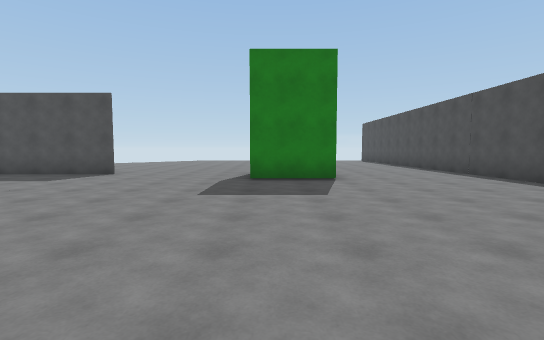
[1] (above)

23 first-person views from a walk through a scene from a Unity 3-D project. The camera is 1.4 m above the floor, tilts 4° down and sees 85° across. The floor is counted in squares, 2 m on a side. Each view is taken from the middle of a square. On the plan, view 1 faces up. The plan holds only what a view shows up to about 10 squares ahead; the rest is blank. The place goes on beyond the plan. The player is left out.

[2]
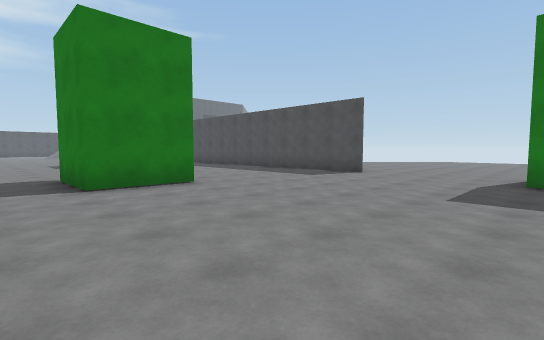

[3]
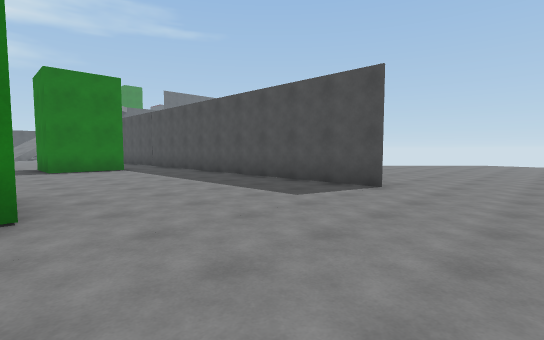

[4]
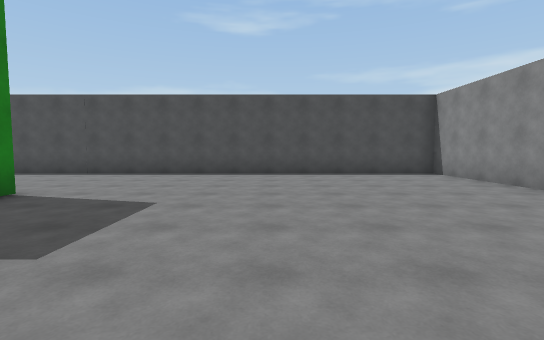

[5]
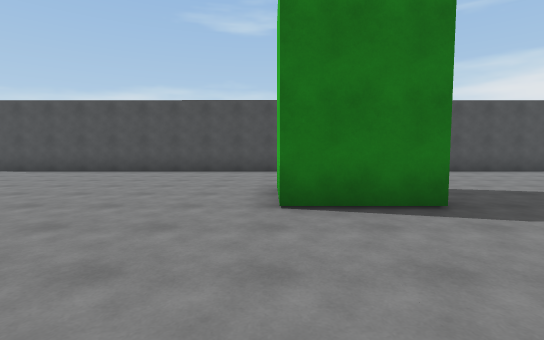

[6]
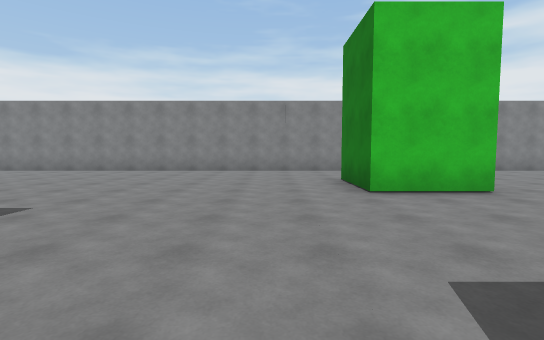

[7]
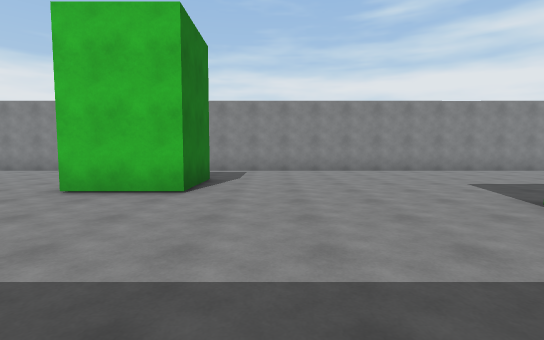

[8]
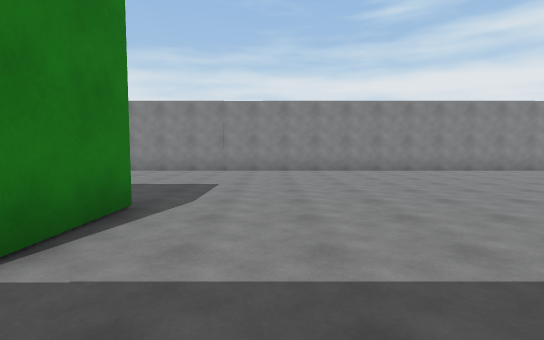

[9]
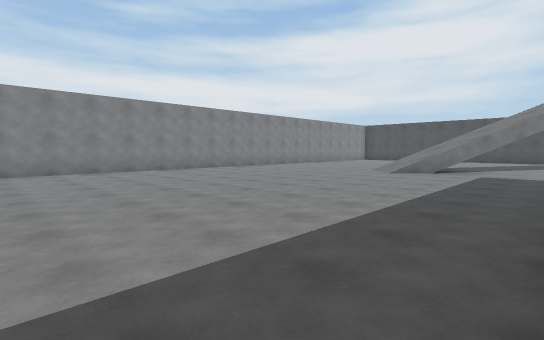

[10]
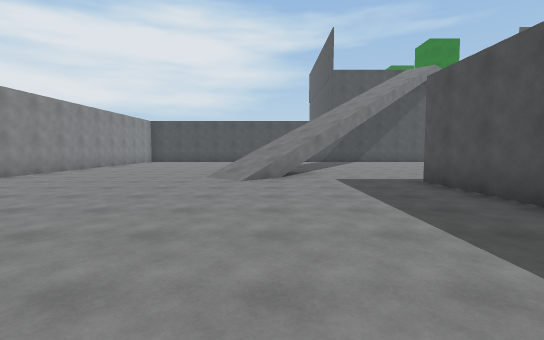

[11]
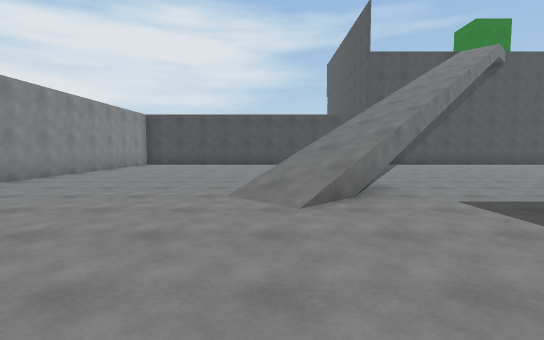

[12]
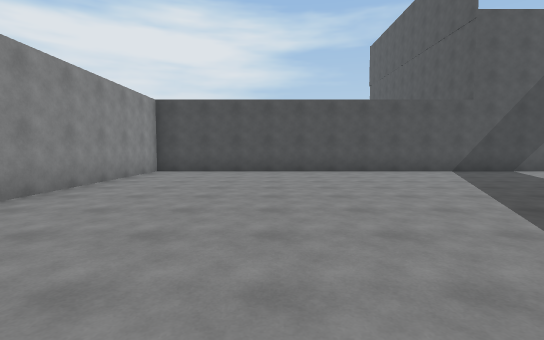

[13]
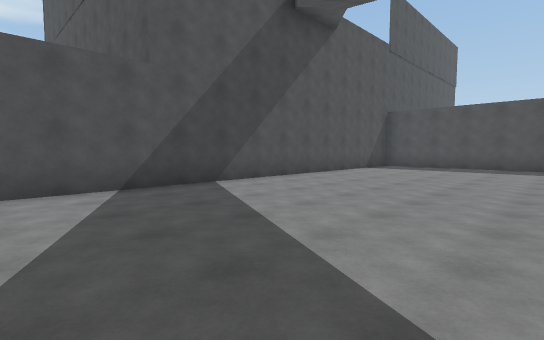

[14]
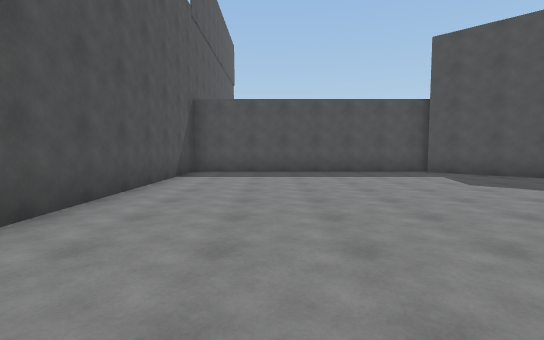

[15]
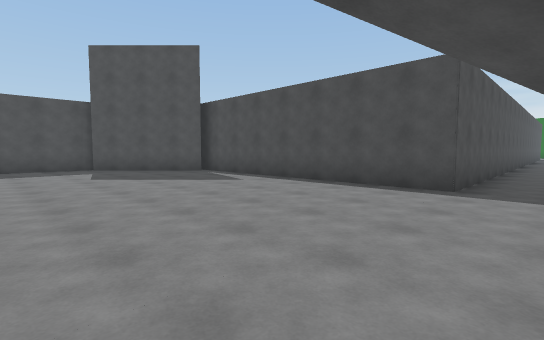

[16]
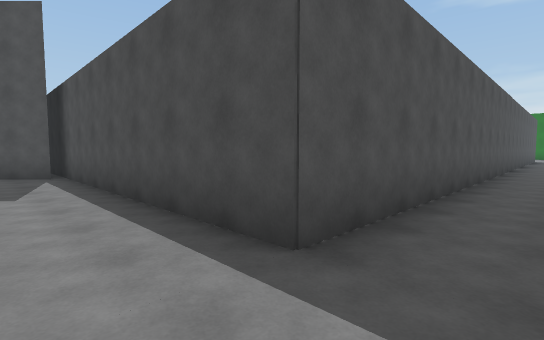

[17]
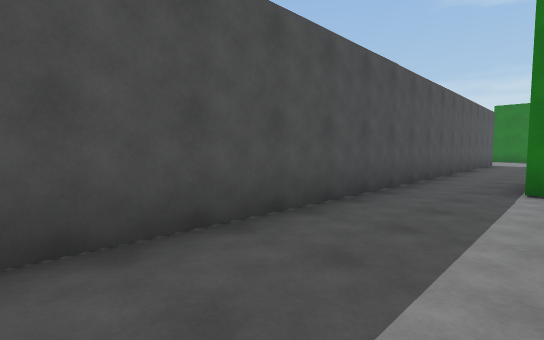

[18]
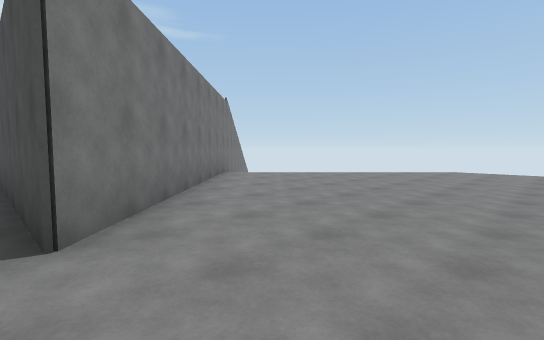

[19]
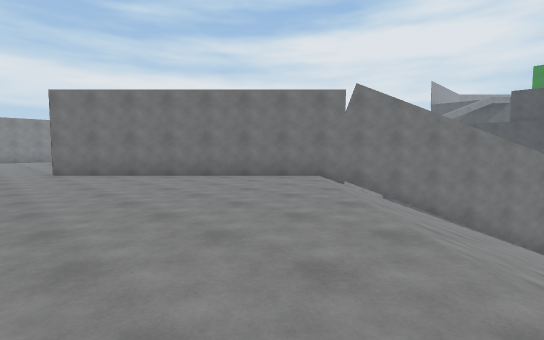

[20]
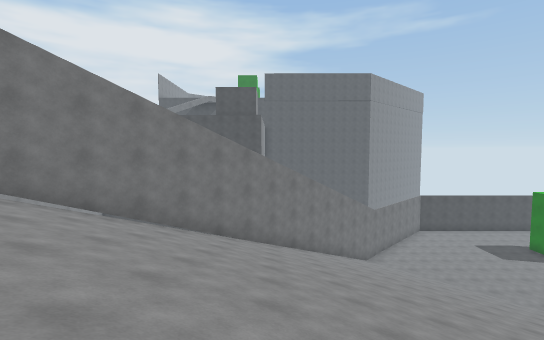

[21]
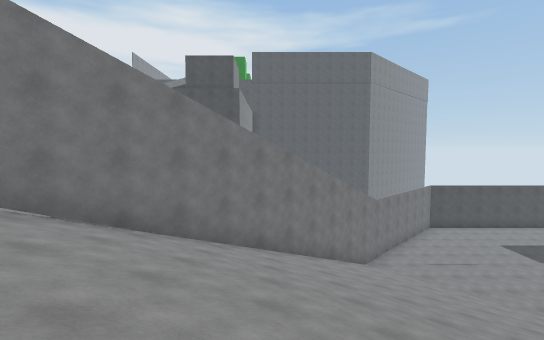

[22]
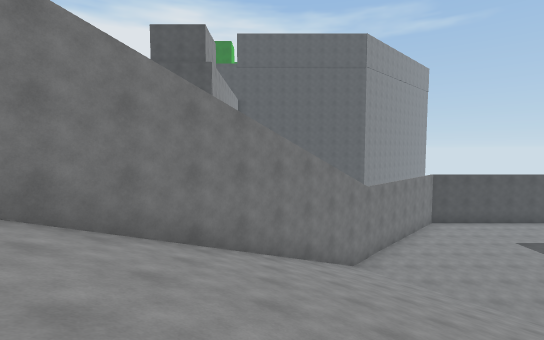

[23]
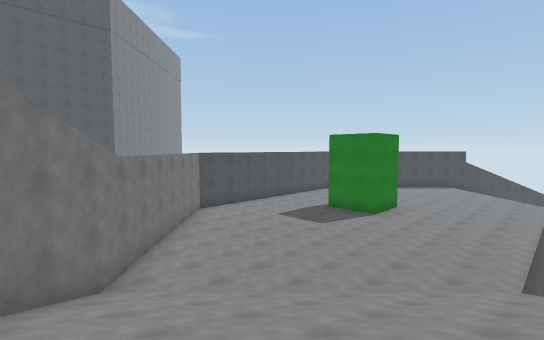

### Floor plan
Key: @ floor where view 1 was taken; # wall or solid block; x gap in a wall; . main floor; - floor 10 m lower than the main floor; / step, stairs or slope; = window, fence, low wall or low ledge.
Columns run from 35 left of view 1 to 6 right of it. Each row starts with its distance up from view 1.
 27             #-------//
 26             ##-----////
 25              ##---//////
 24               ##-////////
 23                ##/////////
 22                 ##/////////
 21                  ##////////
 20                   ##////////
 19 #########          ##/////////
 18 #.......###         ##/////////..        x
 17 #........###         ##///////....      .#
 16 #.........##          ##/////.....    ...#
 15 #..........#           ##///......   ....#
 14 #..........#            ##/.......  .....#
 13 #..........#             ##..............#
 12 #..........#              ##.............#
 11 #..........#               ##............#
 10 #..........#                ##...........#
  9 #..........####################....##....#
  8 #..................................##....#
  7 #..................................##....#
  6 #....... #...........##..................#
  5 #....... #=..........##..................#
  4 #........=/..............................#
  3 #...........................##...........#
  2 #...........................##...........#
  1 #........................................#
  0 #..................................@.....#
 -1 #........................................#
 -2 ##########################################

Where each view was taken, in squares from view 1:
view 1: 0 up, 0 right, facing up
view 2: 0 up, 0 right, facing up-left
view 3: 3 up, 2 left, facing up-left
view 4: 3 up, 3 left, facing right
view 5: 9 up, 4 left, facing right
view 6: 8 up, 4 left, facing down
view 7: 8 up, 9 left, facing down
view 8: 8 up, 16 left, facing down
view 9: 8 up, 16 left, facing down-left
view 10: 5 up, 18 left, facing left
view 11: 4 up, 21 left, facing left
view 12: 2 up, 25 left, facing left
view 13: 6 up, 29 left, facing up-left
view 14: 9 up, 32 left, facing up
view 15: 7 up, 30 left, facing up-right
view 16: 7 up, 26 left, facing up-right
view 17: 6 up, 20 left, facing up-right
view 18: 8 up, 2 left, facing up-left
view 19: 18 up, 3 left, facing down-left
view 20: 19 up, 6 left, facing left
view 21: 20 up, 9 left, facing left
view 22: 21 up, 11 left, facing left
view 23: 22 up, 14 left, facing up-left
